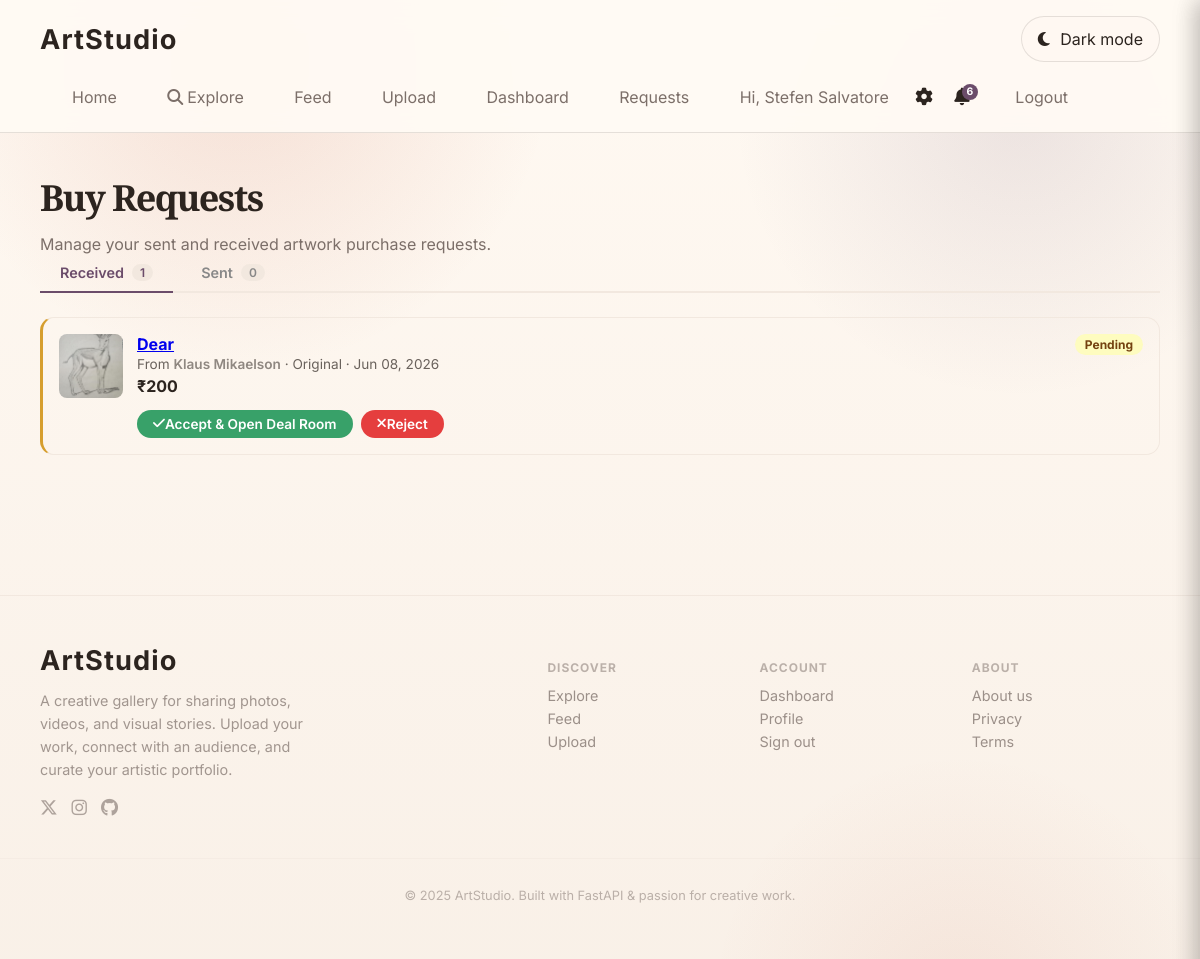
The page /requests (signed in) on the database its author committed.
### fastapi_app/models.py (models this page shows)
class User(Base):
    __tablename__ = "users"
    id = Column(Integer, primary_key=True, index=True)
    username = Column(String(80), unique=True, nullable=False, index=True)
    email = Column(String(200), unique=True, nullable=True)
    hashed_password = Column(String(200), nullable=False)
    avatar = Column(String(255), nullable=True)
    bio = Column(Text, nullable=True)
    is_admin = Column(Boolean, default=False, nullable=False)
    is_banned = Column(Boolean, default=False, nullable=False)
    whatsapp = Column(String(30), nullable=True)
    telegram = Column(String(60), nullable=True)
    created_at = Column(DateTime, default=datetime.utcnow)

class MediaItem(Base):
    __tablename__ = "media_items"
    id = Column(Integer, primary_key=True, index=True)
    title = Column(String(140), nullable=False, index=True)
    description = Column(Text, nullable=True)
    tags = Column(String(255), nullable=True, index=True)
    filename = Column(String(255), nullable=False, unique=True)
    media_type = Column(String(20), nullable=False)
    uploader = Column(String(80), nullable=False, default="Guest")
    uploader_id = Column(Integer, nullable=True)
    created_at = Column(DateTime, default=datetime.utcnow)
    views = Column(Integer, default=0)
    sale_status = Column(String(20), nullable=False, default="showcase")  # showcase | fixed | negotiable
    fixed_price = Column(Integer, nullable=True)       # in smallest currency unit (paise / cents)
    min_price = Column(Integer, nullable=True)
    max_price = Column(Integer, nullable=True)
    artwork_status = Column(String(20), nullable=False, default="available")  # available | reserved | sold

class BuyRequest(Base):
    __tablename__ = "buy_requests"
    id = Column(Integer, primary_key=True, index=True)
    media_id = Column(Integer, nullable=False, index=True)
    buyer_id = Column(Integer, nullable=False, index=True)
    offer_price = Column(Integer, nullable=True)
    message = Column(String(300), nullable=True)
    purchase_type = Column(String(30), default="original")  # original | print | commission
    status = Column(String(20), default="pending")          # pending | accepted | rejected | cancelled
    created_at = Column(DateTime, default=datetime.utcnow)
    updated_at = Column(DateTime, default=datetime.utcnow, onupdate=datetime.utcnow)

### fastapi_app/main.py (the view)
@app.get("/requests")
def my_requests(request: Request, db: Session = Depends(get_db)):
    current_user = get_current_user(request, db)
    if not current_user:
        return redirect_with_flash("/login", "Please sign in.", "info")
    sent = crud.get_requests_by_buyer(db, current_user.id)
    received = crud.get_requests_for_artist(db, current_user.id)
    def enrich(reqs):
        result = []
        for r in reqs:
            media = crud.get_media_item(db, r.media_id)
            buyer = db.query(models.User).filter(models.User.id == r.buyer_id).first()
            deal = crud.get_deal_by_request(db, r.id)
            result.append({"req": r, "media": media, "buyer": buyer, "deal": deal})
        return result
    return render_template(request, "requests.html", db,
                           sent=enrich(sent), received=enrich(received))

### fastapi_app/templates/requests.html (shortened to what this page needs)
{% extends "base.html" %}
{% block content %}
<section class="container">
  <div class="section-intro">
    <h2>Buy Requests</h2>
    <p>Manage your sent and received artwork purchase requests.</p>
  </div>
  <div class="requests-tabs">
    <button class="req-tab active" data-tab="received">
      Received <span class="req-count">{{ received|length }}</span>
    </button>
    <button class="req-tab" data-tab="sent">
      Sent <span class="req-count">{{ sent|length }}</span>
    </button>
  </div>
  <div id="tab-received" class="req-tab-body">
    {% if received %}
      {% for item in received %}
        <div class="request-card status-{{ item.req.status }}">
          <div class="request-card-media">
            {% if item.media %}
              {% if item.media.media_type == 'video' %}
                <div style="width:64px;height:64px;border-radius:8px;background:var(--surface-2);display:flex;align-items:center;justify-content:center;flex-shrink:0">
                  <i class="fas fa-play" style="opacity:0.5"></i>
                </div>
              {% else %}
                <img src="/uploads/{{ item.media.filename }}" alt="{{ item.media.title }}" style="width:64px;height:64px;object-fit:cover;border-radius:8px;flex-shrink:0" />
              {% endif %}
            {% endif %}
            <div style="flex:1;min-width:0">
              <div style="display:flex;justify-content:space-between;align-items:flex-start;flex-wrap:wrap;gap:8px">
                <div>
                  <a href="/watch/{{ item.req.media_id }}"><strong>{{ item.media.title if item.media else 'Unknown' }}</strong></a>
                  <p style="margin:2px 0;font-size:0.85rem;opacity:0.7">
                    From <a href="/profile/{{ item.buyer.username if item.buyer else '#' }}" class="uploader-link">{{ item.buyer.username if item.buyer else 'Unknown' }}</a>
                    · {{ item.req.purchase_type.capitalize() }}
                    · {{ item.req.created_at.strftime('%b %d, %Y') }}
                  </p>
                  {% if item.req.offer_price %}
                    <p style="margin:4px 0;font-weight:700;font-size:1rem">₹{{ "{:,}".format(item.req.offer_price) }}</p>
                  {% endif %}
                </div>
                <span class="request-status-badge badge-{{ item.req.status }}">{{ item.req.status.capitalize() }}</span>
              </div>
              {% if item.req.status == 'pending' %}
                <div style="display:flex;gap:8px;margin-top:10px;flex-wrap:wrap">
                  <form action="/requests/{{ item.req.id }}/accept" method="post" style="display:inline">
                    <button type="submit" class="button" style="background:#38a169;color:#fff;padding:6px 16px;font-size:0.85rem">
                      <i class="fas fa-check"></i> Accept & Open Deal Room
                    </button>
                  </form>
                  <form action="/requests/{{ item.req.id }}/reject" method="post" style="display:inline"
                        onsubmit="return confirm('Reject this request?')">
                    <button type="submit" class="button button-danger" style="padding:6px 16px;font-size:0.85rem">
                      <i class="fas fa-xmark"></i> Reject
                    </button>
                  </form>
                </div>
              {% elif item.req.status == 'accepted' %}
                <div style="margin-top:10px">
                  <a href="/deal/{{ item.deal.id if item.deal else '#' }}" class="button" style="background:#38a169;color:#fff;padding:6px 16px;font-size:0.85rem;display:inline-flex;align-items:center;gap:6px">
                    <i class="fas fa-door-open"></i> Open Deal Room
                  </a>
                </div>
              {% endif %}
            </div>
          </div>
        </div>
      {% endfor %}
    {% endif %}
  </div>
</section>
{% endblock %}

### fastapi_app/templates/base.html (shortened to what this page needs)
<!DOCTYPE html>
<html lang="en">
<head>
  <link rel="stylesheet" href="https://cdnjs.cloudflare.com/ajax/libs/font-awesome/6.5.0/css/all.min.css" />
  <link rel="stylesheet" href="/static/css/main.css?v=20250603" />
</head>
<body>
  <header class="site-header">
    <div class="container nav-bar">
      <a class="brand" href="/">ArtStudio</a>
      <div class="nav-actions">
        <button class="theme-toggle" type="button" aria-label="Toggle dark light theme">
          <i class="fas fa-moon"></i>
          <span class="theme-toggle-label">Dark mode</span>
        </button>
      </div>
      <nav>
        <a href="/">Home</a>
        <a href="/explore"><i class="fas fa-magnifying-glass" style="margin-right:4px"></i>Explore</a>
        <a href="/feed">Feed</a>
        <a href="/upload">Upload</a>
        {% if current_user %}
          <a href="/dashboard">Dashboard</a>
          <a href="/requests">Requests</a>
          <a href="/profile/{{ current_user.username }}">Hi, {{ current_user.username }}</a>
          <button class="settings-trigger" id="settingsTrigger" aria-label="Settings" title="Settings">
            <i class="fas fa-gear"></i>
          </button>
          <button class="notif-trigger" id="notifTrigger" aria-label="Notifications" title="Notifications">
            <i class="fas fa-bell"></i>
            {% if unread_notifications > 0 %}
            <span class="notif-badge" id="notifBadge">{{ unread_notifications }}</span>
            {% else %}
            <span class="notif-badge" id="notifBadge" style="display:none">0</span>
            {% endif %}
          </button>
          <a href="/logout" id="logoutLink">Logout</a>
        {% else %}
          <a href="/login">Sign in</a>
          <a href="/register">Register</a>
        {% endif %}
      </nav>
    </div>
  </header>
  <main class="page-content">
    {% block content %}{% endblock %}
  </main>
  <footer class="site-footer">
    <div class="container footer-grid">
      <div class="footer-brand">
        <a class="brand" href="/">ArtStudio</a>
        <p>A creative gallery for sharing photos, videos, and visual stories. Upload your work, connect with an audience, and curate your artistic portfolio.</p>
        <div class="footer-social">
          <a href="#" aria-label="Twitter"><i class="fab fa-x-twitter"></i></a>
          <a href="#" aria-label="Instagram"><i class="fab fa-instagram"></i></a>
          <a href="#" aria-label="GitHub"><i class="fab fa-github"></i></a>
        </div>
      </div>
      <div class="footer-links">
        <div>
          <h4>Discover</h4>
          <a href="/explore">Explore</a>
          <a href="/feed">Feed</a>
          <a href="/upload">Upload</a>
        </div>
        <div>
          <h4>Account</h4>
          {% if current_user %}
            <a href="/dashboard">Dashboard</a>
            <a href="/profile/{{ current_user.username }}">Profile</a>
            <a href="/logout">Sign out</a>
          {% else %}
            <a href="/login">Sign in</a>
            <a href="/register">Register</a>
          {% endif %}
        </div>
        <div>
          <h4>About</h4>
          <a href="#">About us</a>
          <a href="#">Privacy</a>
          <a href="#">Terms</a>
        </div>
      </div>
    </div>
    <div class="footer-bottom">
      <p>© {{ 2025 }} ArtStudio. Built with FastAPI &amp; passion for creative work.</p>
    </div>
  </footer>
</body>
</html>

### rows shown on the page
User: username "Stefen Salvatore"
MediaItem: media.filename (picture), media "Dear"
User: buyer "Klaus Mikaelson"
BuyRequest: req.purchase_type "Original", req.created_at "Jun 08, 2026", req.offer_price "200", req.status "Pending"

### other values the page prints
{{ unread_notifications }} "6"
{{ received|length }} "1"
{{ sent|length }} "0"
{{ 2025 }} "2025"
